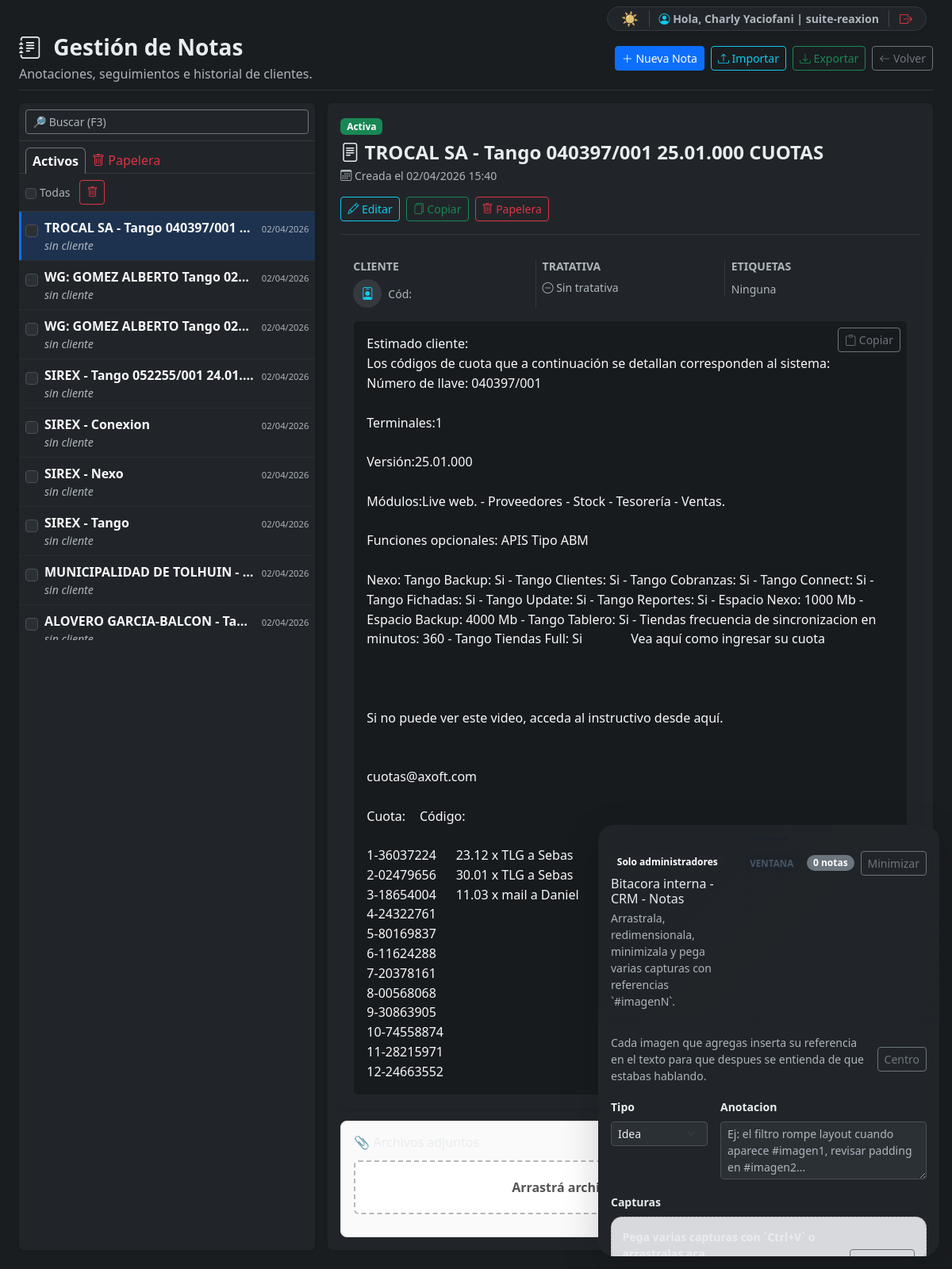
/mi-empresa/crm/notas (signed in), run on the app's committed database.
### tables this page shows
CREATE TABLE `crm_notas` (
  `id` int(11) NOT NULL,
  `empresa_id` int(11) NOT NULL,
  `cliente_id` int(11) DEFAULT NULL,
  `tratativa_id` int(11) DEFAULT NULL,
  `titulo` varchar(255) NOT NULL,
  `contenido` text NOT NULL,
  `tags` varchar(500) DEFAULT NULL,
  `activo` tinyint(1) NOT NULL DEFAULT 1,
  `created_at` timestamp NULL DEFAULT current_timestamp(),
  `updated_at` timestamp NULL DEFAULT current_timestamp() ON UPDATE current_timestamp(),
  `deleted_at` datetime DEFAULT NULL
);

### app/modules/CrmNotas/views/partials/list_items.php (the view, shortened to what the rows shown need)
<div class="notas-list-items" data-total="<?= (int) $totalItems ?>" data-page="<?= (int) $page ?>" data-total-pages="<?= (int) $totalPages ?>">
    <?php if (empty($items)): ?>
        <div class="text-center p-4 text-muted small">
            <i class="bi bi-inbox fs-3 d-block mb-2"></i>
            No hay notas que coincidan con los filtros.
        </div>
    <?php else: ?>
        <ul class="list-unstyled notas-list-ul mb-0">
            <?php foreach ($items as $item): ?>
                <?php
                    $id = (int) $item['id'];
                    $fecha = !empty($item['created_at']) ? date('d/m/Y', strtotime($item['created_at'])) : '';
                ?>
                <li class="notas-list-item border-bottom border-secondary border-opacity-10" data-nota-id="<?= $id ?>">
                    <div class="d-flex align-items-start gap-2 p-2 notas-list-row" role="button" tabindex="0">
                        <div class="pt-1">
                            <input type="checkbox" name="ids[]" value="<?= $id ?>" class="form-check-input check-item" form="hiddenFormBulk" onclick="event.stopPropagation();">
                        </div>
                        <div class="flex-grow-1 min-w-0">
                            <div class="d-flex justify-content-between align-items-baseline gap-2">
                                <div class="fw-semibold text-light text-truncate" title="<?= htmlspecialchars($item['titulo']) ?>">
                                    <?= htmlspecialchars($item['titulo']) ?>
                                </div>
                                <small class="text-muted flex-shrink-0" style="font-size: 0.7rem;"><?= htmlspecialchars($fecha) ?></small>
                            </div>
                            <div class="small text-muted text-truncate">
                                <?php if (!empty($item['cliente_nombre'])): ?>
                                    <i class="bi bi-person-badge"></i> <?= htmlspecialchars($item['cliente_nombre']) ?>
                                <?php else: ?>
                                    <span class="fst-italic">sin cliente</span>
                                <?php endif; ?>
                            </div>
                        </div>
                    </div>
                </li>
            <?php endforeach; ?>
        </ul>
    <?php endif; ?>
</div>

### app/modules/CrmNotas/views/partials/detail_panel.php (shortened to what the rows shown need)
<div class="notas-detail" data-nota-id="<?= (int) $nota->id ?>">
    <div class="rxn-module-header mb-3 pb-3 border-bottom border-secondary border-opacity-25 d-flex justify-content-between align-items-start gap-3 flex-wrap">
        <div class="min-w-0 flex-grow-1">
            <span class="badge <?= $nota->activo ? 'bg-success' : 'bg-danger' ?> mb-2"><?= $nota->activo ? 'Activa' : 'Inactiva' ?></span>
            <h2 class="h4 fw-bold mb-1 text-break"><i class="bi bi-file-text"></i> <?= htmlspecialchars($nota->titulo) ?></h2>
            <p class="text-muted mb-0 small">
                <i class="bi bi-calendar3"></i> Creada el <?= date('d/m/Y H:i', strtotime($nota->created_at)) ?>
            </p>
        </div>
        <div class="d-flex gap-2 flex-wrap">
            <a href="<?= htmlspecialchars($indexPath) ?>/<?= (int) $nota->id ?>/editar" class="btn btn-outline-info btn-sm" data-nota-edit>
                <i class="bi bi-pencil"></i> Editar
            </a>
            <form action="<?= htmlspecialchars($indexPath) ?>/<?= (int) $nota->id ?>/copiar" method="POST" class="rxn-confirm-form m-0" data-msg="¿Copiar nota (duplicar registro)?">
                <button type="submit" class="btn btn-outline-success btn-sm" title="Copiar">
                    <i class="bi bi-files"></i> Copiar
                </button>
            </form>
            <?php if ($nota->deleted_at ?? null): ?>
                <form action="<?= htmlspecialchars($indexPath) ?>/<?= (int) $nota->id ?>/restore" method="POST" class="rxn-confirm-form m-0" data-msg="¿Restaurar esta nota?">
                    <button type="submit" class="btn btn-outline-success btn-sm" title="Restaurar">
                        <i class="bi bi-arrow-counterclockwise"></i> Restaurar
                    </button>
                </form>
            <?php else: ?>
                <form action="<?= htmlspecialchars($indexPath) ?>/<?= (int) $nota->id ?>/eliminar" method="POST" class="rxn-confirm-form m-0" data-msg="¿Enviar nota a la papelera?">
                    <button type="submit" class="btn btn-outline-danger btn-sm" title="Enviar a papelera">
                        <i class="bi bi-trash"></i> Papelera
                    </button>
                </form>
            <?php endif; ?>
        </div>
    </div>
    <div class="card bg-dark text-light border-0 shadow-sm mb-3">
        <div class="card-body">
            <div class="row align-items-start g-3 mb-3">
                <div class="col-md-4 border-end border-secondary border-opacity-25">
                    <h6 class="text-muted text-uppercase small fw-bold mb-2">Cliente</h6>
                    <?php if ($nota->cliente_id): ?>
                        <div class="d-flex align-items-center">
                            <div class="bg-secondary bg-opacity-25 text-info rounded-circle d-flex align-items-center justify-content-center me-2 flex-shrink-0" style="width: 36px; height: 36px;">
                                <i class="bi bi-person-badge"></i>
                            </div>
                            <div class="min-w-0">
                                <small class="text-muted">Cód: <?= htmlspecialchars((string) ($nota->cliente_codigo ?? '')) ?></small>
                            </div>
                        </div>
                    <?php else: ?>
                        <div class="text-muted small"><i class="bi bi-dash-circle"></i> Sin cliente</div>
                    <?php endif; ?>
                </div>
                <div class="col-md-4 border-end border-secondary border-opacity-25">
                    <h6 class="text-muted text-uppercase small fw-bold mb-2">Tratativa</h6>
                    <?php if (!empty($nota->tratativa_id)): ?>
                        <a href="/mi-empresa/crm/tratativas/<?= (int) $nota->tratativa_id ?>" class="text-decoration-none d-flex align-items-center text-light">
                            <div class="bg-primary bg-opacity-25 text-primary rounded-circle d-flex align-items-center justify-content-center me-2 flex-shrink-0" style="width: 36px; height: 36px;">
                                <i class="bi bi-briefcase-fill"></i>
                            </div>
                            <div class="min-w-0">
                                <div class="fw-bold">#<?= (int) ($nota->tratativa_numero ?? 0) ?></div>
                                <small class="text-muted text-truncate d-block"><?= htmlspecialchars((string) ($nota->tratativa_titulo ?? '')) ?></small>
                            </div>
                        </a>
                    <?php else: ?>
                        <div class="text-muted small"><i class="bi bi-dash-circle"></i> Sin tratativa</div>
                    <?php endif; ?>
                </div>
                <div class="col-md-4">
                    <h6 class="text-muted text-uppercase small fw-bold mb-2">Etiquetas</h6>
                    <?php if (!empty($nota->tags)): ?>
                        <div class="d-flex flex-wrap gap-1">
                            <?php foreach (explode(',', $nota->tags) as $tag): $tag = trim($tag); if ($tag === '') continue; ?>
                                <span class="badge bg-secondary"><?= htmlspecialchars($tag) ?></span>
                            <?php endforeach; ?>
                        </div>
                    <?php else: ?>
                        <span class="text-muted small">Ninguna</span>
                    <?php endif; ?>
                </div>
            </div>
            <div class="bg-black bg-opacity-25 rounded p-3 border border-secondary border-opacity-10 position-relative">
                <button type="button" class="btn btn-sm btn-outline-secondary position-absolute top-0 end-0 m-2" data-nota-copy-content>
                    <i class="bi bi-clipboard"></i> Copiar
                </button>
                <div class="text-light" data-nota-content style="white-space: pre-wrap; font-size: 1rem; line-height: 1.55;"><?= htmlspecialchars($nota->contenido) ?></div>
            </div>
        </div>
    </div>
    <?php
        include BASE_PATH . '/app/shared/views/partials/attachments-panel.php';
    ?>
</div>

### data on the page
crm_notas: titulo "TROCAL SA - Tango 040397/001…", created_at "02/04/2026", titulo "TROCAL SA - Tango 040397/001 25.01.000 CUOTAS", created_at "02/04/2026 15:40", contenido "Estimado cliente: Los códigos de cuota que a continuación se detallan corresponden al sistema: Número de llave: 040397/001 Terminales:1 Versión:25.01.000 Módulos:Live web. - Proveedores - Stock - Tesorería - Ventas. Funciones opcionales: APIS Tipo ABM Nexo: Tango Backup: Si - Tango Clientes: Si - Tango Cobranzas: Si - Tango Connect: Si - Tango Fichadas: Si - Tango Update: Si - Tango Reportes: Si - Espacio Nexo: 1000 Mb - Espacio Backup: 4000 Mb - Tango Tablero: Si - Tiendas frecuencia de sincronizacion en minutos: 360 - Tango Tiendas Full: Si Vea aquí como ingresar su cuota Si no puede ver este video, acceda al instructivo desde aquí. cuotas@axoft.com Cuota: Código: 1-36037224 23.12 x TLG a…"
crm_notas: titulo "WG: GOMEZ ALBERTO Tango 02…", created_at "02/04/2026"
crm_notas: titulo "WG: GOMEZ ALBERTO Tango 02…", created_at "02/04/2026"
crm_notas: titulo "SIREX - Tango 052255/001 24.01.…", created_at "02/04/2026"
crm_notas: titulo "SIREX - Conexion", created_at "02/04/2026"
crm_notas: titulo "SIREX - Nexo", created_at "02/04/2026"
crm_notas: titulo "SIREX - Tango", created_at "02/04/2026"
crm_notas: titulo "MUNICIPALIDAD DE TOLHUIN -…", created_at "02/04/2026"
crm_notas: titulo "ALOVERO GARCIA-BALCON - Ta…", created_at "02/04/2026"

### other printed values
$oppositeThemeBtn "☀️"
$backofficeUserName "Charly Yaciofani"
$backofficeEmpresaNombre "suite-reaxion"
$title "Gestión de Notas"
$subtitle "Anotaciones, seguimientos e historial de clientes."
$moduleNotesLabel "CRM - Notas"
$moduleNotesCount "0"
